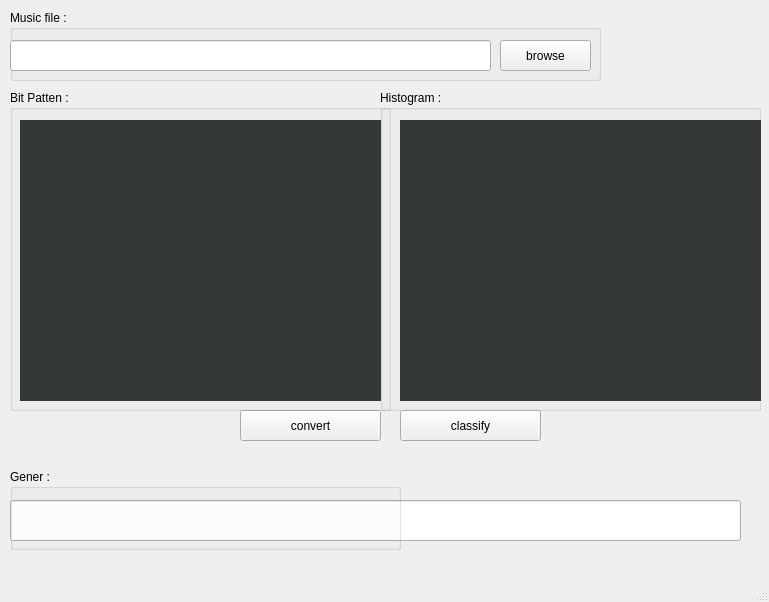
<?xml version="1.0" encoding="UTF-8"?>
<ui version="4.0">
 <class>classifier</class>
 <widget class="QMainWindow" name="classifier">
  <property name="geometry">
   <rect>
    <x>0</x>
    <y>0</y>
    <width>769</width>
    <height>602</height>
   </rect>
  </property>
  <property name="windowTitle">
   <string>classify music</string>
  </property>
  <widget class="QWidget" name="centralwidget">
   <widget class="QGroupBox" name="groupBox">
    <property name="geometry">
     <rect>
      <x>10</x>
      <y>10</y>
      <width>591</width>
      <height>71</height>
     </rect>
    </property>
    <property name="title">
     <string>Music file :</string>
    </property>
    <widget class="QLineEdit" name="music_file">
     <property name="geometry">
      <rect>
       <x>0</x>
       <y>30</y>
       <width>481</width>
       <height>31</height>
      </rect>
     </property>
    </widget>
   </widget>
   <widget class="QGroupBox" name="groupBox_2">
    <property name="geometry">
     <rect>
      <x>380</x>
      <y>90</y>
      <width>381</width>
      <height>321</height>
     </rect>
    </property>
    <property name="title">
     <string>Histogram :</string>
    </property>
    <property name="flat">
     <bool>false</bool>
    </property>
    <widget class="QLabel" name="hist_lable">
     <property name="geometry">
      <rect>
       <x>20</x>
       <y>30</y>
       <width>361</width>
       <height>281</height>
      </rect>
     </property>
     <property name="autoFillBackground">
      <bool>false</bool>
     </property>
     <property name="styleSheet">
      <string notr="true">background-color: rgb(53, 57, 54);</string>
     </property>
     <property name="text">
      <string/>
     </property>
    </widget>
   </widget>
   <widget class="QPushButton" name="convert">
    <property name="geometry">
     <rect>
      <x>240</x>
      <y>410</y>
      <width>141</width>
      <height>31</height>
     </rect>
    </property>
    <property name="text">
     <string>convert</string>
    </property>
   </widget>
   <widget class="QPushButton" name="classify">
    <property name="geometry">
     <rect>
      <x>400</x>
      <y>410</y>
      <width>141</width>
      <height>31</height>
     </rect>
    </property>
    <property name="text">
     <string>classify</string>
    </property>
   </widget>
   <widget class="QLineEdit" name="gener">
    <property name="geometry">
     <rect>
      <x>10</x>
      <y>500</y>
      <width>731</width>
      <height>41</height>
     </rect>
    </property>
    <property name="font">
     <font>
      <pointsize>20</pointsize>
     </font>
    </property>
    <property name="text">
     <string/>
    </property>
   </widget>
   <widget class="QGroupBox" name="groupBox_3">
    <property name="geometry">
     <rect>
      <x>10</x>
      <y>469</y>
      <width>391</width>
      <height>81</height>
     </rect>
    </property>
    <property name="title">
     <string>Gener :</string>
    </property>
   </widget>
   <widget class="QGroupBox" name="groupBox_4">
    <property name="geometry">
     <rect>
      <x>10</x>
      <y>90</y>
      <width>381</width>
      <height>321</height>
     </rect>
    </property>
    <property name="title">
     <string>Bit Patten :</string>
    </property>
    <widget class="QLabel" name="label">
     <property name="geometry">
      <rect>
       <x>10</x>
       <y>30</y>
       <width>361</width>
       <height>281</height>
      </rect>
     </property>
     <property name="styleSheet">
      <string notr="true">background-color: rgb(53, 57, 54);</string>
     </property>
     <property name="text">
      <string/>
     </property>
    </widget>
   </widget>
   <widget class="QPushButton" name="browse">
    <property name="geometry">
     <rect>
      <x>500</x>
      <y>40</y>
      <width>91</width>
      <height>31</height>
     </rect>
    </property>
    <property name="text">
     <string>browse</string>
    </property>
   </widget>
  </widget>
  <widget class="QMenuBar" name="menubar">
   <property name="geometry">
    <rect>
     <x>0</x>
     <y>0</y>
     <width>769</width>
     <height>27</height>
    </rect>
   </property>
  </widget>
  <widget class="QStatusBar" name="statusbar"/>
 </widget>
 <resources/>
 <connections/>
</ui>
